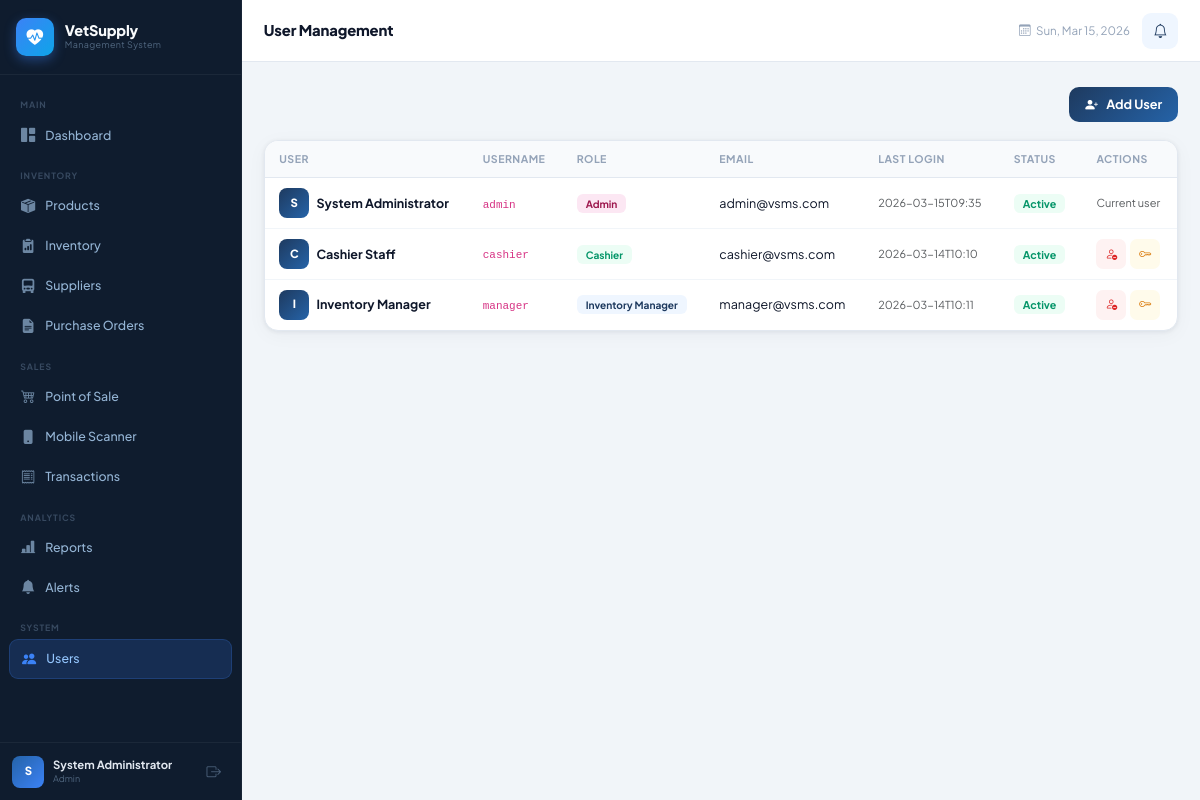
The app's page /users (signed in) with its own data.
### tables this page shows
CREATE TABLE users (
            user_id INTEGER PRIMARY KEY AUTOINCREMENT,
            username TEXT UNIQUE NOT NULL,
            password TEXT NOT NULL,
            full_name TEXT NOT NULL,
            role TEXT NOT NULL CHECK(role IN ('admin','inventory_manager','cashier')),
            email TEXT,
            phone TEXT,
            is_active INTEGER DEFAULT 1,
            created_at TIMESTAMP DEFAULT CURRENT_TIMESTAMP,
            last_login TIMESTAMP
        );

### routes/alert_routes.py (the view)
@user_bp.route('/users')
@login_required
@admin_required
def index():
    conn = get_db()
    users = conn.execute("SELECT * FROM users ORDER BY role, full_name").fetchall()
    conn.close()
    return render_template('users.html', users=users)

### app.py (called while the page is built)
@app.context_processor
def inject_globals():
    return {'today': _date.today()}

### database/db.py (called while the page is built)
def get_db():
    os.makedirs(os.path.dirname(DB_PATH), exist_ok=True)
    conn = sqlite3.connect(DB_PATH)
    conn.row_factory = sqlite3.Row
    conn.execute("PRAGMA foreign_keys = ON")
    return conn

### routes/alert_routes.py (called while the page is built)
def login_required(f):
    @wraps(f)
    def decorated(*args, **kwargs):
        if 'user_id' not in session:
            return redirect(url_for('auth.login'))
        return f(*args, **kwargs)
    return decorated

def admin_required(f):
    @wraps(f)
    def decorated(*args, **kwargs):
        if session.get('role') != 'admin':
            flash('Admin access required.', 'danger')
            return redirect(url_for('dashboard.index'))
        return f(*args, **kwargs)
    return decorated

### templates/users.html (shortened to what this page needs)
{% extends "base.html" %}
{% block page_title %}User Management{% endblock %}
{% block content %}
<div class="page-actions-bar">
    <button class="btn-vsms btn-add" data-bs-toggle="modal" data-bs-target="#addUserModal">
        <i class="bi bi-person-plus-fill me-1"></i> Add User
    </button>
</div>
<div class="table-card">
    <div class="table-responsive">
        <table class="vsms-table">
            <thead>
                <tr><th>User</th><th>Username</th><th>Role</th><th>Email</th><th>Last Login</th><th>Status</th><th>Actions</th></tr>
            </thead>
            <tbody>
                {% for u in users %}
                <tr>
                    <td>
                        <div class="d-flex align-items-center gap-2">
                            <div class="user-avatar-sm">{{ u.full_name[0] | upper }}</div>
                            <strong>{{ u.full_name }}</strong>
                        </div>
                    </td>
                    <td><code>{{ u.username }}</code></td>
                    <td>
                        <span class="role-badge role-{{ u.role }}">
                            {{ u.role | replace('_', ' ') | title }}
                        </span>
                    </td>
                    <td>{{ u.email or '—' }}</td>
                    <td class="text-muted small">{{ u.last_login[:16] if u.last_login else 'Never' }}</td>
                    <td>
                        <span class="status-badge {{ 'status-success' if u.is_active else 'status-danger' }}">
                            {{ 'Active' if u.is_active else 'Inactive' }}
                        </span>
                    </td>
                    <td>
                        <div class="action-btns">
                            {% if u.user_id != session.user_id %}
                            <form method="POST" action="{{ url_for('users.toggle', uid=u.user_id) }}" class="d-inline">
                                <button type="submit" class="btn-icon {{ 'btn-delete' if u.is_active else 'btn-success-icon' }}" title="{{ 'Deactivate' if u.is_active else 'Activate' }}">
                                    <i class="bi bi-{{ 'person-dash' if u.is_active else 'person-check' }}"></i>
                                </button>
                            </form>
                            <button class="btn-icon btn-edit" onclick="openResetPw({{ u.user_id }}, '{{ u.full_name }}')" title="Reset Password">
                                <i class="bi bi-key"></i>
                            </button>
                            {% else %}
                            <span class="text-muted small">Current user</span>
                            {% endif %}
                        </div>
                    </td>
                </tr>
                {% endfor %}
            </tbody>
        </table>
    </div>
</div>
{% endblock %}

### templates/base.html (shortened to what this page needs)
<!DOCTYPE html>
<html lang="en">
<head>
    <link href="https://cdn.jsdelivr.net/npm/bootstrap@5.3.2/dist/css/bootstrap.min.css" rel="stylesheet">
    <link href="https://cdn.jsdelivr.net/npm/bootstrap-icons@1.11.3/font/bootstrap-icons.css" rel="stylesheet">
    <link href="{{ url_for('static', filename='css/style.css') }}" rel="stylesheet">
</head>
<body>
    <nav class="sidebar" id="sidebar">
        <div class="sidebar-header">
            <div class="brand-logo">
                <div class="brand-icon"><i class="bi bi-heart-pulse-fill"></i></div>
                <div class="brand-text">
                    <span class="brand-name">VetSupply</span>
                    <span class="brand-sub">Management System</span>
                </div>
            </div>
        </div>
        <div class="sidebar-nav">
            <div class="nav-section-label">Main</div>
            <a href="{{ url_for('dashboard.index') }}" class="nav-link {% if request.endpoint == 'dashboard.index' %}active{% endif %}">
                <i class="bi bi-grid-1x2-fill"></i><span>Dashboard</span>
            </a>
            {% if session.role in ['admin', 'inventory_manager'] %}
            <div class="nav-section-label">Inventory</div>
            <a href="{{ url_for('products.index') }}" class="nav-link {% if request.blueprint == 'products' %}active{% endif %}">
                <i class="bi bi-box-seam-fill"></i><span>Products</span>
            </a>
            <a href="{{ url_for('inventory.index') }}" class="nav-link {% if request.blueprint == 'inventory' %}active{% endif %}">
                <i class="bi bi-clipboard2-data-fill"></i><span>Inventory</span>
            </a>
            <a href="{{ url_for('suppliers.index') }}" class="nav-link {% if request.blueprint == 'suppliers' %}active{% endif %}">
                <i class="bi bi-truck-front-fill"></i><span>Suppliers</span>
            </a>
            <a href="{{ url_for('purchase_orders.index') }}" class="nav-link {% if request.blueprint == 'purchase_orders' %}active{% endif %}">
                <i class="bi bi-file-earmark-text-fill"></i><span>Purchase Orders
                </span>
            </a>
            {% endif %}
            <div class="nav-section-label">Sales</div>
            <a href="{{ url_for('pos.index') }}" class="nav-link {% if request.endpoint == 'pos.index' %}active{% endif %}">
                <i class="bi bi-cart4"></i><span>Point of Sale</span>
            </a>
            <a href="{{ url_for('pos.mobile_scan') }}" class="nav-link {% if request.endpoint == 'pos.mobile_scan' %}active{% endif %}">
                <i class="bi bi-phone-fill"></i><span>Mobile Scanner</span>
            </a>
            <a href="{{ url_for('pos.transactions') }}" class="nav-link {% if request.endpoint == 'pos.transactions' %}active{% endif %}">
                <i class="bi bi-receipt"></i><span>Transactions</span>
            </a>
            {% if session.role in ['admin', 'inventory_manager'] %}
            <div class="nav-section-label">Analytics</div>
            <a href="{{ url_for('reports.index') }}" class="nav-link {% if request.blueprint == 'reports' %}active{% endif %}">
                <i class="bi bi-bar-chart-line-fill"></i><span>Reports</span>
            </a>
            <a href="{{ url_for('alerts.index') }}" class="nav-link {% if request.blueprint == 'alerts' %}active{% endif %}">
                <i class="bi bi-bell-fill"></i><span>Alerts</span>
            </a>
            {% endif %}
            {% if session.role == 'admin' %}
            <div class="nav-section-label">System</div>
            <a href="{{ url_for('users.index') }}" class="nav-link {% if request.blueprint == 'users' %}active{% endif %}">
                <i class="bi bi-people-fill"></i><span>Users</span>
            </a>
            {% endif %}
        </div>
        <div class="sidebar-footer">
            <div class="user-info">
                <div class="user-avatar">{{ session.full_name[0] | upper }}</div>
                <div class="user-details">
                    <div class="user-name">{{ session.full_name }}</div>
                    <div class="user-role">{{ session.role | replace('_', ' ') | title }}</div>
                </div>
            </div>
            <a href="{{ url_for('auth.logout') }}" class="btn-logout" title="Logout">
                <i class="bi bi-box-arrow-right"></i>
            </a>
        </div>
    </nav>
    <div class="main-content" id="main-content">
        <header class="topbar">
            <div class="topbar-title">{% block page_title %}Dashboard{% endblock %}</div>
            <div class="topbar-actions">
                <div class="topbar-date">
                    <i class="bi bi-calendar3"></i>
                    <span id="currentDate"></span>
                </div>
                {% if session.role in ['admin', 'inventory_manager'] %}
                <a href="{{ url_for('alerts.index') }}" class="topbar-alert-btn" id="topbar-alert">
                    <i class="bi bi-bell"></i>
                </a>
                {% endif %}
            </div>
        </header>
        <div class="flash-container">
        </div>
        <div class="page-content">
            {% block content %}{% endblock %}
        </div>
    </div>
</body>
</html>

### templates/base.html (style rules this page uses)
:root { --sidebar-width: 242px; --topbar-height: 62px; --font: 'Plus Jakarta Sans', system-ui, -apple-system, sans-serif; --font-mono: 'IBM Plex Mono', 'Courier New', monospace; }
html, body { font-family: var(--font); }
.sidebar { position: fixed; top: 0; left: 0; width: var(--sidebar-width); height: 100vh; background: #0f1c2e; display: flex; flex-direction: column; z-index: 1000; transition: transform .3s ease; }
.main-content { margin-left: var(--sidebar-width); min-height: 100vh; display: flex; flex-direction: column; }
.topbar { height: var(--topbar-height); background: #fff; border-bottom: 1px solid #e2e8f0; display: flex; align-items: center; gap: 1rem; padding: 0 1.5rem; position: sticky; top: 0; z-index: 100; }
.page-content { padding: 1.25rem 1.5rem 2rem; flex: 1; }

### records on screen
users: full_name "System Administrator", full_name "S", username "admin", role "Admin", email "admin@vsms.com", last_login "2026-03-15T09:35", is_active "Active", shows "Current user"
users: full_name "C", full_name "Cashier Staff", username "cashier", role "Cashier", email "cashier@vsms.com", last_login "2026-03-14T10:10", is_active "Active"
users: full_name "I", full_name "Inventory Manager", username "manager", role "Inventory Manager", email "manager@vsms.com", last_login "2026-03-14T10:11", is_active "Active"

### other values on screen
{{ session.full_name[0] | upper }} "S"
{{ session.role | replace('_', ' ') | title }} "Admin"
